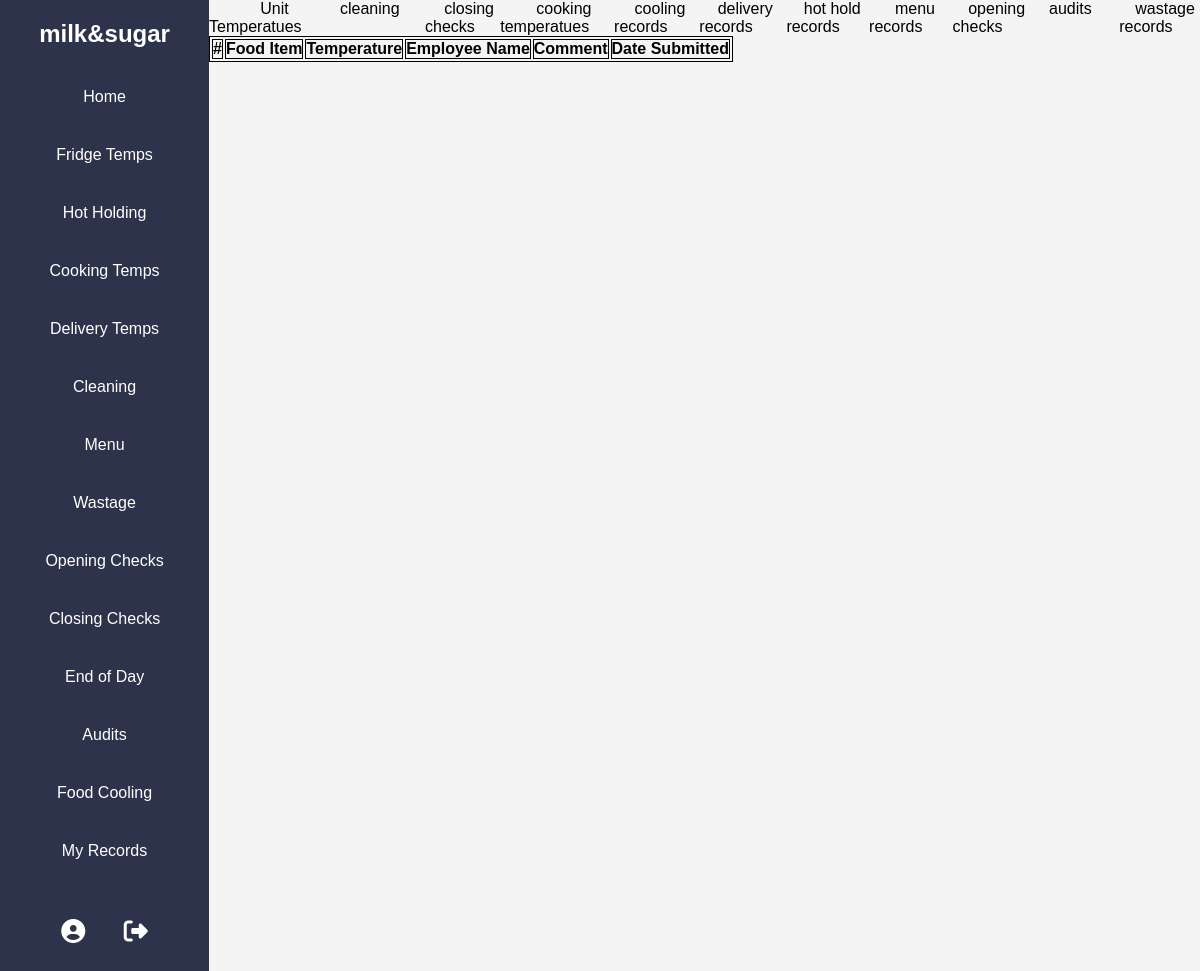
Before: /cooking_temp_records/1 (signed in) with the older database file.
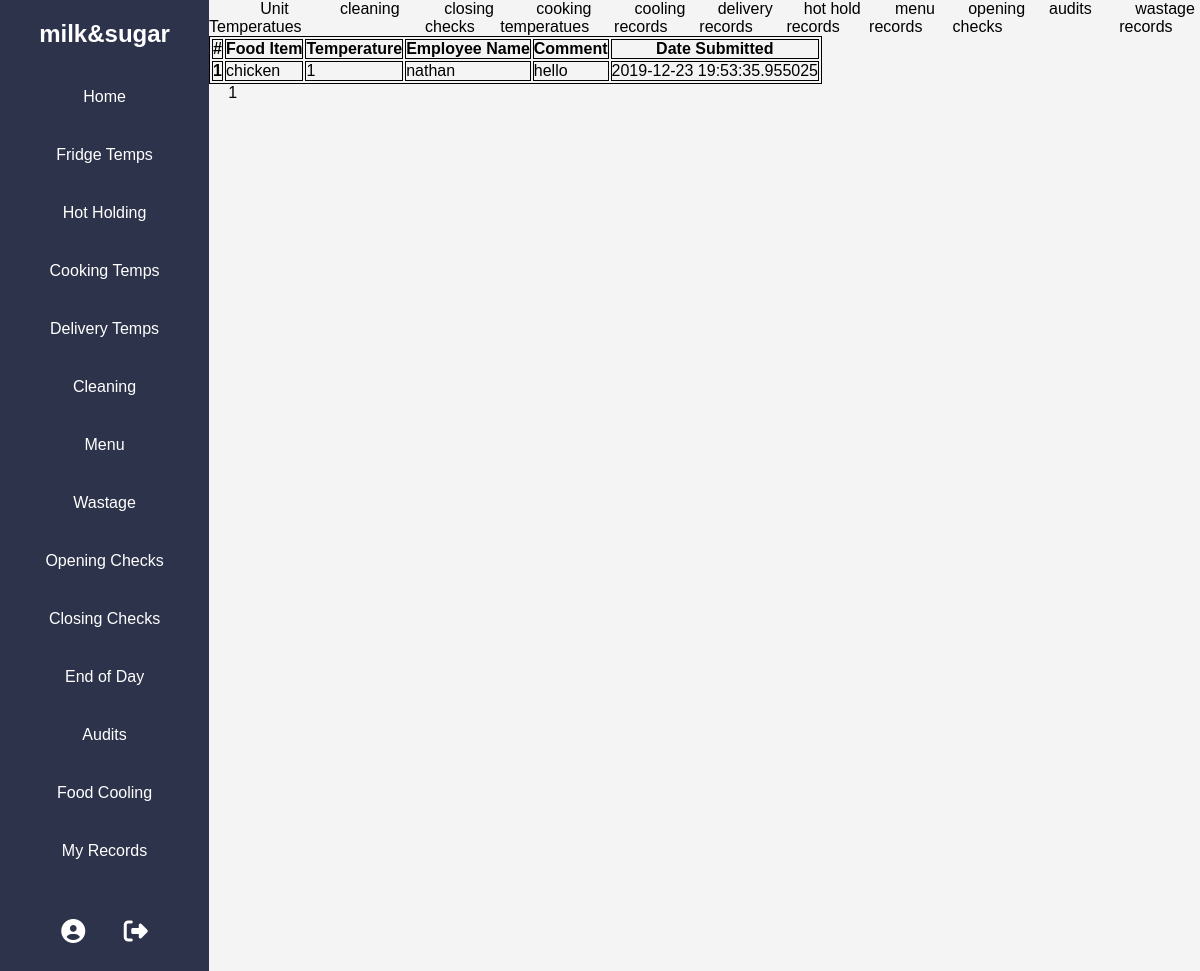
After: the same page with the newer database file.
### SafeFoodApp/models.py (models this page shows)
class Base(db.Model):
    __abstract__ = True
    employee_name =  db.Column(db.String(50), nullable=False)
    date_submitted = db.Column(db.DateTime, nullable=False, default=datetime.utcnow)
    comment =  db.Column(db.String(100), nullable=True)

class CookingTemperatureTable(Base):
    id = db.Column(db.Integer, primary_key=True)
    food_item = db.Column(db.String(20), nullable=False)
    temperature = db.Column(db.String(10), nullable=False)
    company_id = db.Column(db.Integer, db.ForeignKey('user.id'),nullable=False)

### SafeFoodApp/routes.py (the view)
@app.route("/cooking_temp_records/<int:page_number>")
def cooking_records(page_number):
    records = CookingTemperatureTable.query.filter_by(user=current_user).paginate(per_page=5, page=page_number, error_out=True)
    return render_template("cooking_temp_records.html", user_records=records)

### SafeFoodApp/models.py (called while the page is built)
@login_manager.user_loader
def load_user(user_id):
    return User.query.get(int(user_id))

### SafeFoodApp/templates/cooking_temp_records.html
{% extends "records.html"%}
{%block recordcontent%}
<table class="table table-striped">
    <thead>
        <tr>
            <th scope="col">#</th>
            <th scope="col">Food Item</th>
            <th scope="col">Temperature</th>
            <th scope="col">Employee Name</th>
            <th scope="col">Comment</th>
            <th scope="col">Date Submitted</th>
        </tr>
    </thead>
    <tbody>
        {% for record in user_records.items %}
            <tr>
                <th scope="col">{{ loop.index }}</th>
                <td>{{record.food_item}}</td>
                <td>{{record.temperature}}</td>
                <td>{{record.employee_name}}</td>
                <td>{{record.comment}}</th>
                <td>{{record.date_submitted}}</td>
            </tr>
        {% endfor %}
    </tbody>
</table>
{% for page in user_records.iter_pages() %}
{% if page %}
<a class="test" href="{{url_for('unit_records', page_number=page) }}">{{ page }}</a>
{% else %}
.
{% endif %}
{% endfor %}
{% endblock%}

Changed rows visible on the page:
added CookingTemperatureTable: food_item "chicken", temperature "1", employee_name "nathan", comment "hello", date_submitted "2019-12-23 19:53:35.955025"
Other visible differences:
new list line: "1"
